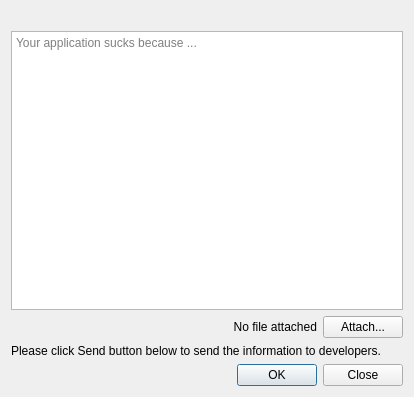
<?xml version="1.0" encoding="UTF-8"?>
<ui version="4.0">
 <class>FeedbackDialog</class>
 <widget class="QDialog" name="FeedbackDialog">
  <property name="geometry">
   <rect>
    <x>0</x>
    <y>0</y>
    <width>414</width>
    <height>397</height>
   </rect>
  </property>
  <property name="windowTitle">
   <string>Dialog</string>
  </property>
  <layout class="QVBoxLayout" name="verticalLayout">
   <item>
    <widget class="QLabel" name="lblInfo">
     <property name="text">
      <string/>
     </property>
     <property name="wordWrap">
      <bool>false</bool>
     </property>
    </widget>
   </item>
   <item>
    <widget class="QTextEdit" name="leFeedback">
     <property name="whatsThis">
      <string>&lt;html&gt;&lt;head/&gt;&lt;body&gt;&lt;p&gt;A simple privacy policy.&lt;/p&gt;&lt;p&gt;&lt;br/&gt;&lt;/p&gt;&lt;p&gt;We do not collect any information besides what you submit. The submitted information will be used to improve the application, such as adding new features or fixing the the bugs. We do not have any marketing department, so you're not going to be added into any mailing lists. If you provide your email, it would be used to contact you if further information is needed (unfortunately many feedback requests do not contain enough information and in some cases it is not even possible to clearly understand what was requested). &lt;/p&gt;&lt;p&gt;&lt;br/&gt;&lt;/p&gt;&lt;p&gt;All submitted information will be deleted as soon as the issue is fixed or a feature is implemented.&lt;/p&gt;&lt;p&gt;&lt;br/&gt;&lt;/p&gt;&lt;p&gt;Unfortunately we cannot pay you for the information submitted, so a sole compensation would be attributing the bug or a new feature to you in the application Changelog shall you deserve so.&lt;/p&gt;&lt;/body&gt;&lt;/html&gt;</string>
     </property>
     <property name="placeholderText">
      <string>Your application sucks because ...</string>
     </property>
    </widget>
   </item>
   <item>
    <layout class="QHBoxLayout" name="horizontalLayout">
     <item>
      <widget class="QLabel" name="lblAttachedFile">
       <property name="sizePolicy">
        <sizepolicy hsizetype="Preferred" vsizetype="Preferred">
         <horstretch>1</horstretch>
         <verstretch>0</verstretch>
        </sizepolicy>
       </property>
       <property name="text">
        <string>No file attached</string>
       </property>
       <property name="alignment">
        <set>Qt::AlignRight|Qt::AlignTrailing|Qt::AlignVCenter</set>
       </property>
      </widget>
     </item>
     <item>
      <widget class="QPushButton" name="btnAttach">
       <property name="text">
        <string>Attach...</string>
       </property>
      </widget>
     </item>
    </layout>
   </item>
   <item>
    <widget class="QLabel" name="label_2">
     <property name="text">
      <string>Please click Send button below to send the information to developers.</string>
     </property>
    </widget>
   </item>
   <item>
    <widget class="QDialogButtonBox" name="buttonBox">
     <property name="orientation">
      <enum>Qt::Horizontal</enum>
     </property>
     <property name="standardButtons">
      <set>QDialogButtonBox::Close|QDialogButtonBox::Ok</set>
     </property>
    </widget>
   </item>
  </layout>
 </widget>
 <resources/>
 <connections>
  <connection>
   <sender>buttonBox</sender>
   <signal>accepted()</signal>
   <receiver>FeedbackDialog</receiver>
   <slot>accept()</slot>
   <hints>
    <hint type="sourcelabel">
     <x>248</x>
     <y>254</y>
    </hint>
    <hint type="destinationlabel">
     <x>157</x>
     <y>274</y>
    </hint>
   </hints>
  </connection>
  <connection>
   <sender>buttonBox</sender>
   <signal>rejected()</signal>
   <receiver>FeedbackDialog</receiver>
   <slot>reject()</slot>
   <hints>
    <hint type="sourcelabel">
     <x>316</x>
     <y>260</y>
    </hint>
    <hint type="destinationlabel">
     <x>286</x>
     <y>274</y>
    </hint>
   </hints>
  </connection>
 </connections>
</ui>
